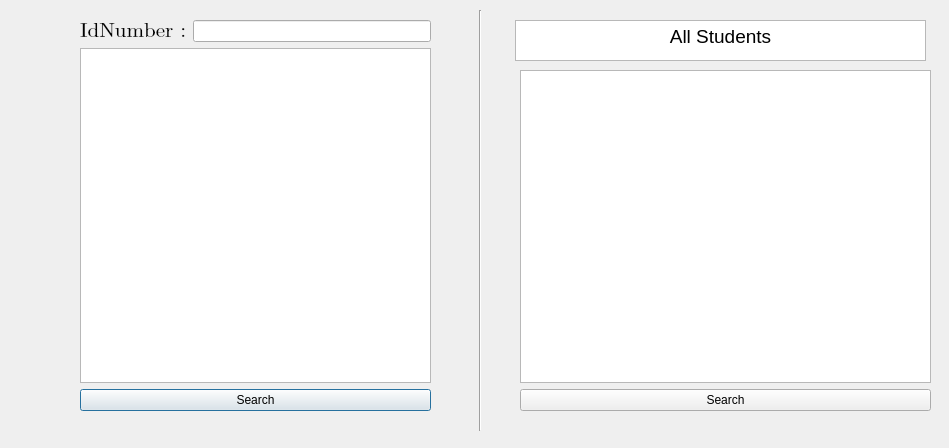
<?xml version="1.0" encoding="UTF-8"?>
<ui version="4.0">
 <class>StudentsWindow</class>
 <widget class="QDialog" name="StudentsWindow">
  <property name="geometry">
   <rect>
    <x>0</x>
    <y>0</y>
    <width>949</width>
    <height>448</height>
   </rect>
  </property>
  <property name="windowTitle">
   <string>Dialog</string>
  </property>
  <widget class="Line" name="line">
   <property name="geometry">
    <rect>
     <x>470</x>
     <y>10</y>
     <width>21</width>
     <height>421</height>
    </rect>
   </property>
   <property name="orientation">
    <enum>Qt::Vertical</enum>
   </property>
  </widget>
  <widget class="QTextBrowser" name="textBrowser_2">
   <property name="geometry">
    <rect>
     <x>515</x>
     <y>20</y>
     <width>411</width>
     <height>41</height>
    </rect>
   </property>
   <property name="html">
    <string>&lt;!DOCTYPE HTML PUBLIC &quot;-//W3C//DTD HTML 4.0//EN&quot; &quot;http://www.w3.org/TR/REC-html40/strict.dtd&quot;&gt;
&lt;html&gt;&lt;head&gt;&lt;meta name=&quot;qrichtext&quot; content=&quot;1&quot; /&gt;&lt;style type=&quot;text/css&quot;&gt;
p, li { white-space: pre-wrap; }
&lt;/style&gt;&lt;/head&gt;&lt;body style=&quot; font-family:'MS Shell Dlg 2'; font-size:8.25pt; font-weight:400; font-style:normal;&quot;&gt;
&lt;p align=&quot;center&quot; style=&quot; margin-top:0px; margin-bottom:0px; margin-left:0px; margin-right:0px; -qt-block-indent:0; text-indent:0px;&quot;&gt;&lt;span style=&quot; font-size:14pt;&quot;&gt;All Students&lt;/span&gt;&lt;/p&gt;&lt;/body&gt;&lt;/html&gt;</string>
   </property>
  </widget>
  <widget class="QWidget" name="layoutWidget">
   <property name="geometry">
    <rect>
     <x>80</x>
     <y>20</y>
     <width>351</width>
     <height>391</height>
    </rect>
   </property>
   <layout class="QVBoxLayout" name="verticalLayout_2">
    <item>
     <layout class="QHBoxLayout" name="horizontalLayout">
      <item>
       <widget class="QLabel" name="label">
        <property name="font">
         <font>
          <family>Cambria Math</family>
          <pointsize>16</pointsize>
         </font>
        </property>
        <property name="text">
         <string>IdNumber :</string>
        </property>
       </widget>
      </item>
      <item>
       <widget class="QLineEdit" name="IdNumber"/>
      </item>
     </layout>
    </item>
    <item>
     <layout class="QVBoxLayout" name="verticalLayout">
      <item>
       <widget class="QTextBrowser" name="TextBox"/>
      </item>
      <item>
       <widget class="QPushButton" name="SearchButton">
        <property name="text">
         <string>Search</string>
        </property>
       </widget>
      </item>
     </layout>
    </item>
   </layout>
  </widget>
  <widget class="QWidget" name="layoutWidget">
   <property name="geometry">
    <rect>
     <x>520</x>
     <y>70</y>
     <width>411</width>
     <height>341</height>
    </rect>
   </property>
   <layout class="QVBoxLayout" name="verticalLayout_5">
    <item>
     <layout class="QVBoxLayout" name="verticalLayout_4">
      <item>
       <layout class="QVBoxLayout" name="verticalLayout_3"/>
      </item>
     </layout>
    </item>
    <item>
     <widget class="QTextBrowser" name="InsertTextBox"/>
    </item>
    <item>
     <widget class="QPushButton" name="searchallbutton">
      <property name="text">
       <string>Search</string>
      </property>
     </widget>
    </item>
   </layout>
  </widget>
 </widget>
 <resources/>
 <connections/>
</ui>
